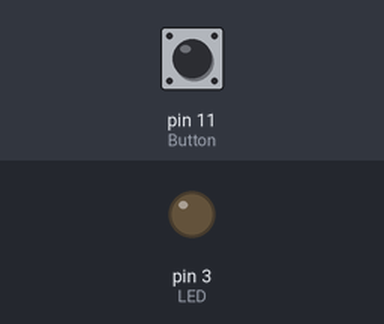
A sketch run on a simulated Arduino Uno, built with avr-gcc and run on an emulated ATmega328P. Shown: output pins drawn as LEDs (lit = HIGH). The test bench sets the inputs (shaded band); at power-on: pin 11 (Button) LOW. What the sketch prints to the serial monitor is not drawn.

Above: at 1.2 s.
1.3 s: pin 11 (Button) pulled HIGH for 0.15 s
At 1.38 s:
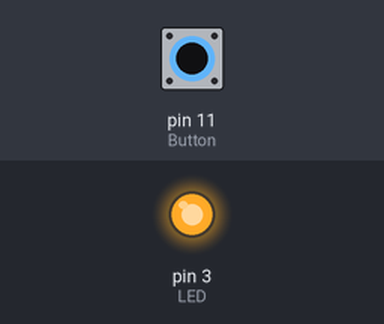
2.9 s: pin 11 (Button) pulled HIGH for 3.2 s
At 6.6 s:
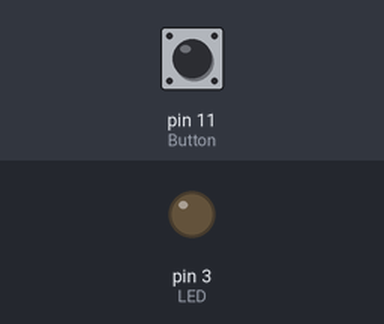
Timing chart, 0 to 8.1 s (numbered marks = the images above; inputs shaded):
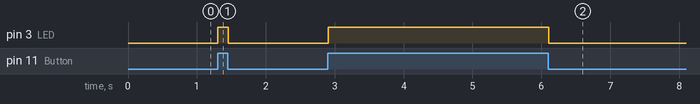

Measured:
- after the input at 1.3 s, pin 3 (LED): LOW → HIGH at once, → LOW 0.15 s later
- after the input at 2.9 s, pin 3 (LED): LOW → HIGH at once, → LOW 3.2 s later

The sketch:

Practice_One.ino
```cpp
int ButtonValue = 0;

int Button = 11;
int LED = 3;

void setup(){
  Serial.begin(9600);
  pinMode(Button, INPUT);
  pinMode(LED, OUTPUT);
}

void loop(){
  ButtonValue = digitalRead(Button);
  Serial.println(digitalRead(Button));
  if(ButtonValue != 0){
    digitalWrite(LED, HIGH);
  }else{
    digitalWrite(LED, LOW);
  }
}
```
